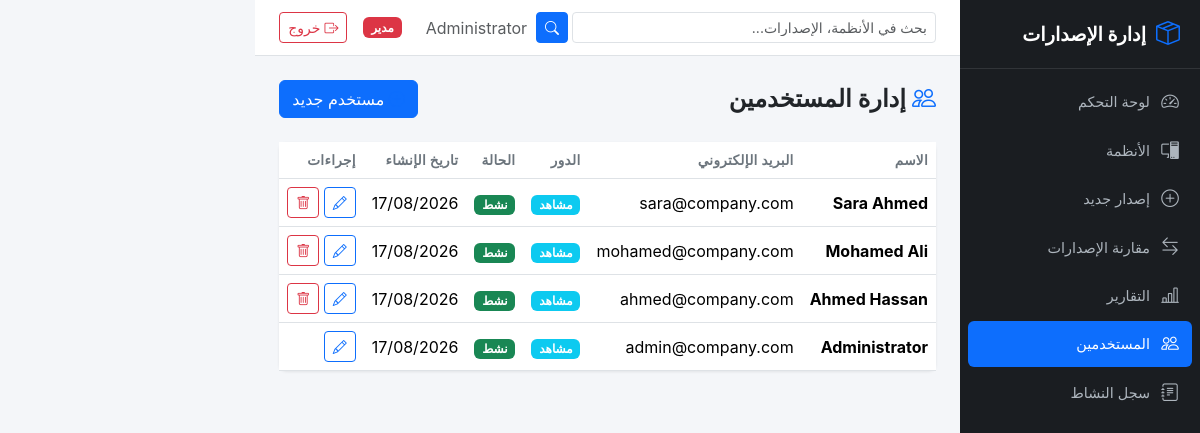
Page /users/ (signed in) on the committed database.
### app/models/user.py (models this page shows, shortened)
class User(UserMixin, db.Model):
    __tablename__ = 'users'
    id = db.Column(db.Integer, primary_key=True)
    username = db.Column(db.String(80), unique=True, nullable=False, index=True)
    email = db.Column(db.String(120), unique=True, nullable=False)
    password_hash = db.Column(db.String(256), nullable=False)
    full_name = db.Column(db.String(150), nullable=False)
    role = db.Column(db.String(20), nullable=False, default='user')
    is_active = db.Column(db.Boolean, default=True, nullable=False)
    created_at = db.Column(db.DateTime, default=lambda: datetime.now(timezone.utc))
    updated_at = db.Column(db.DateTime, default=lambda: datetime.now(timezone.utc),
                           onupdate=lambda: datetime.now(timezone.utc))
    @property
    def is_admin(self):
        return self.role == 'admin'

### app/routes/users.py (the view)
@users_bp.route('/')
@login_required
def index():
    if not current_user.is_admin:
        flash('تم رفض الوصول.', 'danger')
        return redirect(url_for('dashboard.index'))
    users = User.query.order_by(User.created_at.desc()).all()
    return render_template('users/index.html', users=users)

### app/templates/users/index.html (shortened to what this page needs)
{% extends "base.html" %}
{% block content %}
<div class="page-header d-flex justify-content-between align-items-center">
    <h1><i class="bi bi-people"></i> إدارة المستخدمين</h1>
    <a href="{{ url_for('users.create') }}" class="btn btn-primary">
        <i class="bi bi-plus-circle"></i> مستخدم جديد
    </a>
</div>
<div class="card">
    <div class="card-body p-0">
        <div class="table-responsive">
            <table class="table table-hover mb-0">
                <thead>
                    <tr>
                        <th>الاسم</th>
                        <th>البريد الإلكتروني</th>
                        <th>الدور</th>
                        <th>الحالة</th>
                        <th>تاريخ الإنشاء</th>
                        <th>إجراءات</th>
                    </tr>
                </thead>
                <tbody>
                    {% for user in users %}
                    <tr>
                        <td class="fw-bold">{{ user.full_name }}</td>
                        <td>{{ user.email }}</td>
                        <td>
                            <span class="badge bg-{{ 'danger' if user.role == 'Admin' else 'primary' if user.role == 'Developer' else 'info' }}">
                                {{ 'مدير' if user.role == 'Admin' else 'مطور' if user.role == 'Developer' else 'مشاهد' }}
                            </span>
                        </td>
                        <td>
                            <span class="badge bg-{{ 'success' if user.is_active else 'secondary' }}">
                                {{ 'نشط' if user.is_active else 'غير نشط' }}
                            </span>
                        </td>
                        <td>{{ user.created_at.strftime('%d/%m/%Y') if user.created_at else '-' }}</td>
                        <td>
                            <a href="{{ url_for('users.edit', user_id=user.id) }}" class="btn btn-sm btn-outline-primary" title="تعديل">
                                <i class="bi bi-pencil"></i>
                            </a>
                            {% if user.id != current_user.id %}
                            <form method="POST" action="{{ url_for('users.delete', user_id=user.id) }}" class="d-inline" onsubmit="return confirm('حذف هذا المستخدم؟')">
                                <button type="submit" class="btn btn-sm btn-outline-danger" title="حذف">
                                    <i class="bi bi-trash"></i>
                                </button>
                            </form>
                            {% endif %}
                        </td>
                    </tr>
                    {% endfor %}
                </tbody>
            </table>
        </div>
    </div>
</div>
{% endblock %}

### app/templates/base.html (shortened to what this page needs)
<!DOCTYPE html>
<html lang="ar" dir="rtl">
<head>
    <link href="https://cdn.jsdelivr.net/npm/bootstrap@5.3.3/dist/css/bootstrap.rtl.min.css" rel="stylesheet">
    <link href="https://cdn.jsdelivr.net/npm/bootstrap-icons@1.11.3/font/bootstrap-icons.min.css" rel="stylesheet">
    <link href="{{ url_for('static', filename='css/style.css') }}" rel="stylesheet">
</head>
<body>
    {% if current_user.is_authenticated %}
    <div class="d-flex">
        <nav class="sidebar" id="sidebar">
            <div class="sidebar-brand">
                <i class="bi bi-box-seam"></i>
                <span>إدارة الإصدارات</span>
            </div>
            <ul class="sidebar-nav">
                <li class="nav-item">
                    <a href="{{ url_for('dashboard.index') }}" class="nav-link {% if request.endpoint == 'dashboard.index' %}active{% endif %}">
                        <i class="bi bi-speedometer2"></i><span>لوحة التحكم</span>
                    </a>
                </li>
                <li class="nav-item">
                    <a href="{{ url_for('systems.index') }}" class="nav-link {% if 'systems' in request.endpoint %}active{% endif %}">
                        <i class="bi bi-pc-display"></i><span>الأنظمة</span>
                    </a>
                </li>
                <li class="nav-item">
                    <a href="{{ url_for('versions.create') }}" class="nav-link {% if request.endpoint == 'versions.create' %}active{% endif %}">
                        <i class="bi bi-plus-circle"></i><span>إصدار جديد</span>
                    </a>
                </li>
                <li class="nav-item">
                    <a href="{{ url_for('versions.compare') }}" class="nav-link {% if request.endpoint == 'versions.compare' %}active{% endif %}">
                        <i class="bi bi-arrow-left-right"></i><span>مقارنة الإصدارات</span>
                    </a>
                </li>
                <li class="nav-item">
                    <a href="{{ url_for('reports.index') }}" class="nav-link {% if 'reports' in request.endpoint %}active{% endif %}">
                        <i class="bi bi-bar-chart-line"></i><span>التقارير</span>
                    </a>
                </li>
                {% if current_user.is_admin %}
                <li class="nav-item">
                    <a href="{{ url_for('users.index') }}" class="nav-link {% if 'users' in request.endpoint %}active{% endif %}">
                        <i class="bi bi-people"></i><span>المستخدمين</span>
                    </a>
                </li>
                <li class="nav-item">
                    <a href="{{ url_for('audit.index') }}" class="nav-link {% if 'audit' in request.endpoint %}active{% endif %}">
                        <i class="bi bi-journal-text"></i><span>سجل النشاط</span>
                    </a>
                </li>
                {% endif %}
            </ul>
        </nav>
        <div class="main-content">
            <nav class="topbar">
                <form class="topbar-search d-none d-md-flex" action="{{ url_for('systems.index') }}" method="GET">
                    <input type="text" name="search" class="form-control form-control-sm" placeholder="بحث في الأنظمة، الإصدارات..." value="{{ request.args.get('search', '') }}">
                    <button type="submit" class="btn btn-sm btn-primary ms-1"><i class="bi bi-search"></i></button>
                </form>
                <div class="topbar-right">
                    <span class="text-muted me-3 d-none d-md-inline">{{ current_user.full_name }}</span>
                    {% if current_user.is_admin %}
                    <span class="badge bg-danger me-2">مدير</span>
                    {% endif %}
                    <a href="{{ url_for('auth.logout') }}" class="btn btn-sm btn-outline-danger">
                        <i class="bi bi-box-arrow-right"></i> خروج
                    </a>
                </div>
            </nav>
            <div class="content-wrapper">
                {% block content %}{% endblock %}
            </div>
        </div>
    </div>
    {% else %}
        {% block public_content %}{% endblock %}
    {% endif %}
</body>
</html>

### app/static/css/style.css (style rules this page uses)
:root { --sidebar-width: 240px; --sidebar-bg: #1a1d21; --sidebar-hover: #2d3136; --sidebar-active: #0d6efd; --topbar-height: 56px; --primary: #0d6efd; --body-bg: #f4f6f9; }
* { box-sizing: border-box; }
body { background: var(--body-bg); font-family: -apple-system, BlinkMacSystemFont, 'Segoe UI', Roboto, 'Helvetica Neue', Arial, sans-serif; margin: 0; }
[dir="rtl"] .sidebar { left: auto; right: 0; }
.sidebar { width: var(--sidebar-width); min-height: 100vh; background: var(--sidebar-bg); position: fixed; top: 0; left: 0; z-index: 1000; overflow-y: auto; transition: transform 0.3s ease; }
.sidebar-brand { display: flex; align-items: center; gap: 10px; padding: 16px 20px; font-size: 1.2rem; font-weight: 700; color: #fff; border-bottom: 1px solid rgba(255,255,255,0.1); }
.sidebar-brand i { font-size: 1.5rem; color: var(--primary); }
.sidebar-nav { list-style: none; padding: 8px 0; margin: 0; }
.sidebar-nav .nav-item { margin: 2px 8px; }
.sidebar-nav .nav-link { display: flex; align-items: center; gap: 10px; padding: 10px 12px; color: #adb5bd; text-decoration: none; border-radius: 6px; font-size: 0.9rem; transition: all 0.2s; }
.sidebar-nav .nav-link.active { background: var(--sidebar-active); color: #fff; }
.sidebar-nav .nav-link i { font-size: 1.1rem; width: 20px; text-align: center; }
[dir="rtl"] .main-content { margin-left: 0; margin-right: var(--sidebar-width); }
.main-content { margin-left: var(--sidebar-width); min-height: 100vh; }
.topbar { height: var(--topbar-height); background: #fff; border-bottom: 1px solid #dee2e6; display: flex; align-items: center; padding: 0 24px; position: sticky; top: 0; z-index: 999; }
.topbar-search { flex: 1; max-width: 400px; }
.topbar-right { display: flex; align-items: center; gap: 8px; margin-inline-start: auto; }
.content-wrapper { padding: 24px; }
.page-header { margin-bottom: 24px; display: flex; align-items: center; gap: 12px; }
.page-header h1 { font-size: 1.5rem; font-weight: 600; margin: 0; }
.page-header i { color: var(--primary); }
.table { margin-bottom: 0; }
.table th { font-weight: 600; font-size: 0.85rem; text-transform: uppercase; letter-spacing: 0.3px; color: #6c757d; border-bottom-width: 1px; }
.table td { vertical-align: middle; }
.card { border: none; box-shadow: 0 1px 3px rgba(0,0,0,0.08); border-radius: 8px; }

### rows in the picture
User: full_name "Administrator", email "admin@company.com", role "مشاهد", is_active "نشط", created_at "17/08/2026"
User: full_name "Sara Ahmed", email "sara@company.com", role "مشاهد", is_active "نشط", created_at "17/08/2026"
User: full_name "Mohamed Ali", email "mohamed@company.com", role "مشاهد", is_active "نشط", created_at "17/08/2026"
User: full_name "Ahmed Hassan", email "ahmed@company.com", role "مشاهد", is_active "نشط", created_at "17/08/2026"
